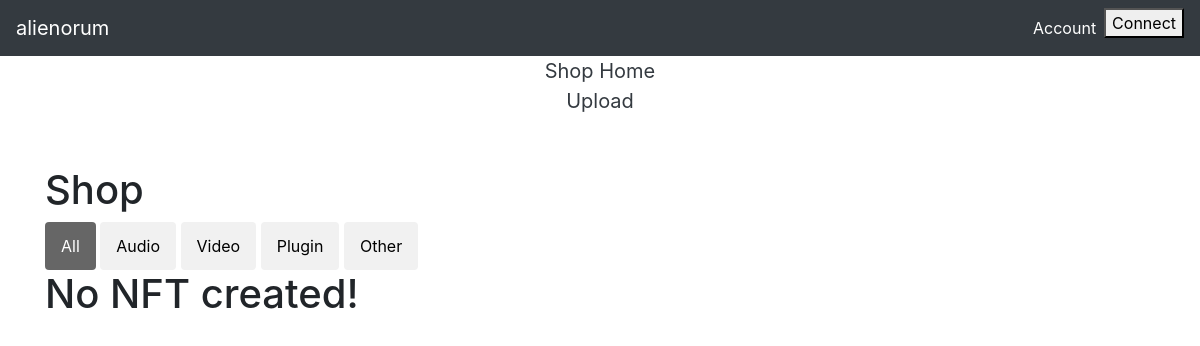
The page /shop/ on the database as committed earlier.
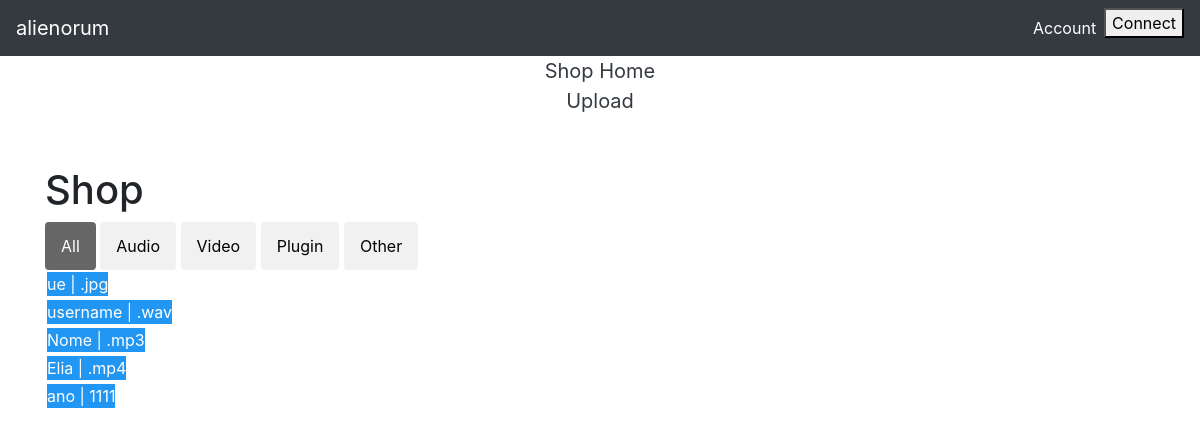
The same page on the database as committed later.
### Database/models.py (models this page shows, shortened)
class Post(models.Model):
    name = models.CharField(max_length=50)
    description = models.TextField()
    filetype = models.CharField(max_length=15)
    quantity = models.IntegerField()
    price = models.IntegerField()
    file_location = models.CharField(max_length=1000000)
    sold = models.BooleanField()
    created_at = models.DateTimeField(auto_now=True)
    class Meta:
        ordering = ["-created_at"]

### music/views.py (the view)
# urls.py: url(r'^shop/', vs.shop, name='shop'),
def shop(request):
    post = Post.objects.all()
    return render(request, 'web3auth/shop.html', {'post':post})

### templates/web3auth/shop.html
{% extends 'web3auth/base.html' %}
{% block content %}
{% load static %}
  <link rel="stylesheet" href="{% static 'css/stile.css' %}">
    <h1>Shop</h1>
<div id="myBtnContainer">
  <button class="btn active" onclick="filterSelection('all')">All</button>
  <button class="btn" onclick="filterSelection('audio')">Audio</button>
  <button class="btn" onclick="filterSelection('video')">Video</button>
  <button class="btn" onclick="filterSelection('plugin')">Plugin</button>
  <button class="btn" onclick="filterSelection('other')">Other</button>
</div>
    {% if post %}
         {% for p in post%}
<div class="container">
    <div class="row">
            {% if p.filetype == ".mp4" %}
      <div class="filterDiv video show"><a class="text-white" href="{% url 'single' name=p.name pk=p.pk %}">{{p.name}}   |   {{p.filetype}}</a></div>
                {% elif p.filetype == ".mp3" or p.filetype == ".wav" or p.filetype == ".aiff" %}
      <div class="filterDiv audio show"><a class="text-white" href="{% url 'single' name=p.name pk=p.pk %}">{{p.name}}   |   {{p.filetype}}</a></div>
                    {% elif p.filetype == ".vst" or p.filetype == ".au"  %}
      <div class="filterDiv audio show"><a class="text-white" href="{% url 'single' name=p.name pk=p.pk %}">{{p.name}}   |   {{p.filetype}}</a></div>
    {% else %}
          <div class="filterDiv other show"><a class="text-white" href="{% url 'single' name=p.name pk=p.pk %}">{{p.name}}   |   {{p.filetype}}</a></div>
            {% endif %}
        {% endfor %}
        {% else %}
    <h1>No NFT created!</h1>
    {% endif %}
    </div>
</div>
{% endblock content %}

### templates/web3auth/base.html (shortened to what this page needs)
{% load static %}
<html lang="en">
<head>
    <link rel="stylesheet" href="https://maxcdn.bootstrapcdn.com/bootstrap/4.0.0-beta/css/bootstrap.min.css"
>
  <link rel="stylesheet" href="{% static 'css/stile.css' %}">
</head>
<body>
<div class="m-b-1">
  <nav class="navbar navbar-expand-md navbar-light bg-dark">
    <a class="navbar-brand item text-white" href="{% url 'index' %}">alienorum</a>
    <div class="collapse navbar-collapse" id="navbarSupportedContent">
      <ul class="navbar-nav flex-row ml-md-auto d-none d-md-flex ">
              <li class="nav-item text-dark">
          <a class="nav-link text-white" href="{% url 'web3auth_signup' %}">Account</a>
        </li>
                <li class="nav-item item2">
        <button id="mybutton" type="button" onclick="startLogin()">Connect</button>
        </li>
      </ul>
    </div>
  </nav>
  <div class="donjo container" style="text-align: center;">
      <div class="ass container" style="margin:0 auto;">
        <a class="text-dark" href="{% url 'shop' %}" style="margin:0 auto;">Shop</a>
        <a class="text-dark" href="{% url 'index' %}" style="margin:0 auto;">Home</a>
        <a class="text-dark" href="{% url 'uploads' %}" style="margin:0 auto;">Upload</a>
  </div>
  </div>
</div>
<div class="container">
  {% block content %}{% endblock content %}
</div>
</body>
</html>

### static/css/stile.css (style rules this page uses)
.donjo { width: 20%; margin-bottom: 50px; }
.item { border-left: 300px; }
.ass { font-size: 20px; }
.container { overflow: hidden; }
.filterDiv { float: left; background-color: #2196F3; color: #ffffff; text-align: center; margin: 2px; display: none; }
.show { display: block; }
.btn { border: none; outline: none; padding: 12px 16px; background-color: #f1f1f1; cursor: pointer; }
.btn.active { background-color: #666; color: white; }

Rows that differ between the two databases and show on the page:
added Post: name "ue", filetype ".jpg"
added Post: name "username", filetype ".wav"
added Post: name "Nome", filetype ".mp3"
added Post: name "Elia", filetype ".mp4"
added Post: name "ano", filetype "1111"
Other text that changed with them:
text no longer shown: "No NFT created!"
